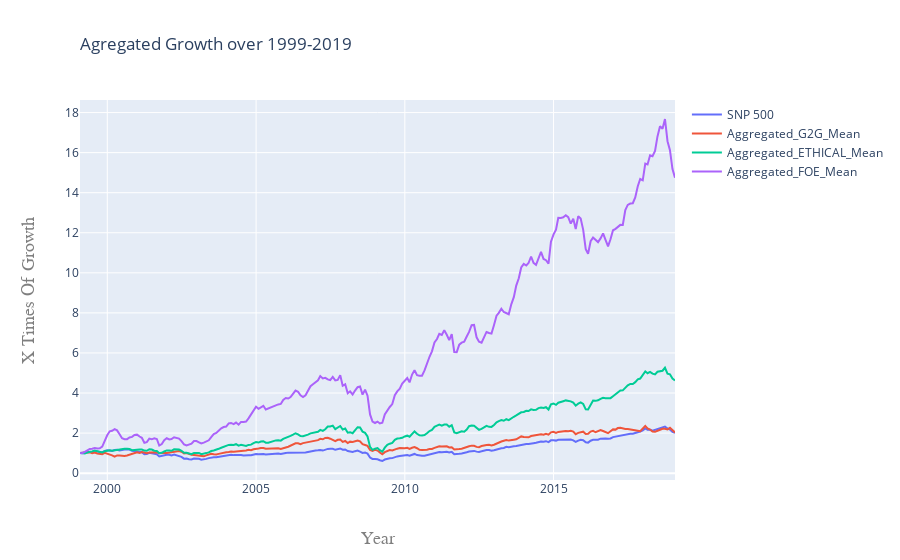

Source (notebook cell):
### Code cell
# pprint(result)
fig = go.Figure()

stocks = result.columns[1:]
# print(stocks)
for stock in stocks: 
    fig.add_trace(go.Scatter(x=result['Date'], y=result[stock],
                            mode='lines',
                            name=stock))
    
fig.update_layout(
    title=go.layout.Title(
        text="Agregated Growth over 1999-2019",
        xref="paper",
        x=0
    ),
    xaxis=go.layout.XAxis(
        title=go.layout.xaxis.Title(
            text="Year",
            font=dict(
                family="Courier New, monospace",
                size=18,
                color="#7f7f7f"
            )
        )
    ),
    yaxis=go.layout.YAxis(
        title=go.layout.yaxis.Title(
            text="X Times Of Growth",
            font=dict(
                family="Courier New, monospace",
                size=18,
                color="#7f7f7f"
            )
        )
    )
)


fig.show()

### Figure 1 — Plotly figure (JSON) as saved in the notebook; plotly's stock layout.template omitted (floating-point values rounded to 4 significant figures; data arrays with more than 128 entries replaced by an {"elided": "..."} marker saying what was removed)
{"data": [{"mode": "lines", "name": "SNP 500", "type": "scatter", "x": {"elided": "241 str values"}, "y": {"elided": "241 float values"}}, {"mode": "lines", "name": "Aggregated_G2G_Mean", "type": "scatter", "x": {"elided": "241 str values"}, "y": {"elided": "241 float values"}}, {"mode": "lines", "name": "Aggregated_ETHICAL_Mean", "type": "scatter", "x": {"elided": "241 str values"}, "y": {"elided": "241 float values"}}, {"mode": "lines", "name": "Aggregated_FOE_Mean", "type": "scatter", "x": {"elided": "241 str values"}, "y": {"elided": "241 float values"}}], "layout": {"title": {"text": "Agregated Growth over 1999-2019", "x": 0, "xref": "paper"}, "xaxis": {"title": {"font": {"color": "#7f7f7f", "family": "Courier New, monospace", "size": 18}, "text": "Year"}}, "yaxis": {"title": {"font": {"color": "#7f7f7f", "family": "Courier New, monospace", "size": 18}, "text": "X Times Of Growth"}}}}
